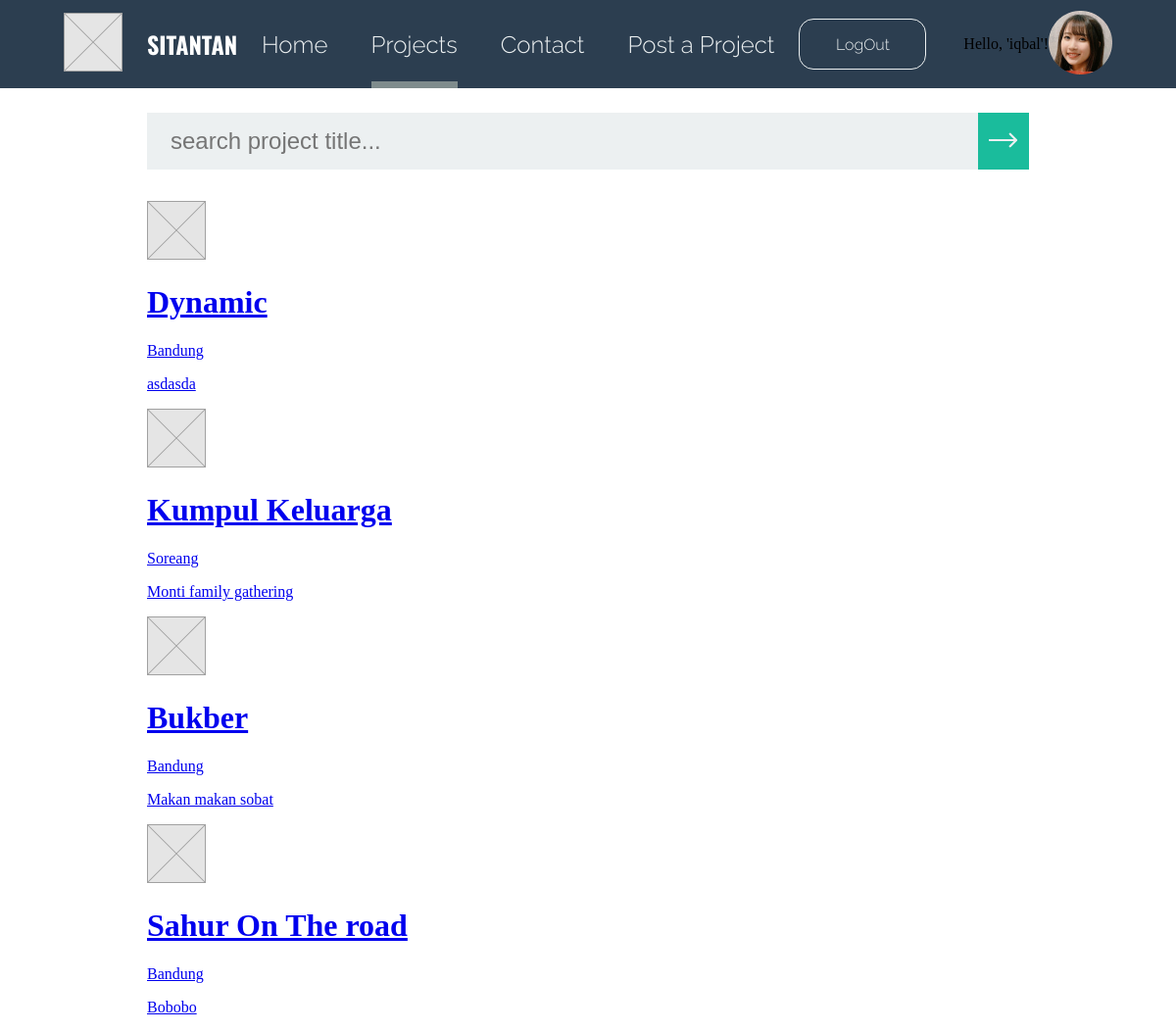
/projects.php (signed in), run on the app's committed database.
### tables this page shows
CREATE TABLE `tb_project` (
  `id_project` int(11) NOT NULL,
  `id_owner` int(11) NOT NULL,
  `status` int(2) NOT NULL,
  `end_date` date DEFAULT NULL,
  `title` varchar(50) NOT NULL,
  `location` varchar(50) NOT NULL,
  `category` varchar(20) NOT NULL,
  `date_project` date NOT NULL,
  `description` varchar(256) NOT NULL
);

### conf.php (called while the page is built)
<?php
$db_host = "localhost";
$db_user = "root";
$db_password = "";
$db_name = "db_tubes_rpl";
 ?>

### includes/DB.class.php (called while the page is built, shortened)
<?php
class DB{
	var $db_host = '';
	var $db_user = '';
	var $db_password = '';
	var $db_name = '';
	var $db_link = '';
	var $result = 0;
	function DB($db_host='', $db_user='', $db_password='', $db_name=''){
		$this->db_host = $db_host;
		$this->db_user = $db_user;
		$this->db_password = $db_password;
		$this->db_name = $db_name;
	}
	function open(){
		$this->db_link = mysqli_connect($this->db_host, $this->db_user, $this->db_password, $this->db_name);
	}
	function execute($query=""){
		$this->result = mysqli_query($this->db_link, $query);
		return $this->result;
	}
	function getResult(){
		return mysqli_fetch_array($this->result);
	}
}
 ?>

### includes/Task.class.php (called while the page is built, shortened)
<?php
class Task extends DB{
	function getActiveProject(){
		$query = "SELECT * FROM tb_project WHERE status = 1";
		return $this->execute($query);
	}
}
?>

### projects.php (the view, shortened to what this page needs)
<?php
include("conf.php");
include("includes/DB.class.php");
include("includes/Task.class.php");
$otask = new Task($db_host, $db_user, $db_password, $db_name);
$otask->open();
if( isset($_POST['sort'])){
    $word = $_POST['search'];
    $otask->getFilteredActiveProject($word);
}else{
    $otask->getActiveProject();
}
$data = null;
while (list($id_project, $id_owner, $status, $end_date, $title, $location, $category, $date_project, $desc) = $otask->getResult()) {
    $data .= "<div class='prj-box'>".
        "<a href='projectdetail.php?id_project=".$id_project. "'>".
            "<div class='prj-title'>".
                "<img src='img/header/rectangle.png' alt=''>".
                "<div class='judul'>".
                    "<h1>".$title."</h1>".
                    "<p>".$location."</p>".
                "</div>".
            "</div>".
            "<div class='prj-desc'>".
                "<p>".$desc."</p>".
            "</div>".
        "</a>".
    "</div>";
}
if(isset($_SESSION['username'])){
    $nama = $_SESSION['username'];
    $profilDefault = "<div class='btn-profile'>
    <a href='logout.php'>LogOut</a>
    </div>
    <p>Hello, '$nama'!</p>
    <div class='profile-container'>
        <a href='editprofile.php'><img src='img/header/rira.png'></a>
    </div>";
}

### skin/style-projects.css (style rules this page uses)
body { margin: 0 auto; }
.header { height: 90px; background-color: #2C3E50; }
.header-container { margin-right: 65px; margin-left: 65px; display: flex; justify-content: space-between; }
.nav { height: 90px; display: flex; align-items: center; }
.nav-container { display: flex; justify-content: center; height: 90px; }
.nav-btn { margin-right: 22px; margin-left: 22px; display: flex; align-items: center; }
.nav-btn a { text-decoration: none; color: #ECF0F1; font-size: 24px; font-family: Raleway; font-weight: 300; }
.nav-btn[target] { border-bottom: 7px solid #7F8C8D; padding-top: 7px; }
.profile { display: flex; align-items: center; }
.profile-container { display: flex; }
.btn-profile, .btn-profile2 { width: 128px; height: 50px; display: flex; align-items: center; justify-content: center; border-radius: 15px; }
.btn-profile { border: 1px solid #ECF0F1; margin-right: 38px; }
.btn-profile2 a, .btn-profile a { color: #ECF0F1; font-size: 16px; text-decoration: none; font-weight: 300; font-family: Raleway; }
.logo { display: flex; align-items: center; }
.logo-container { display: flex; align-items: center; }
.logo-name p { color: white; font-weight: bold; font-size: 24px; font-family: Oswald; }
.logo-name { margin-left: 25px; }
.main-container { margin-left: 150px; margin-right: 150px; display: flex; flex-direction: column; color: #2C3E50; width: 100%; height: 100%; margin-top: 50px; }
.main { display: flex; align-items: center; height: calc(100vh - 90px); }
.search-bar { display: flex; width: 100%; margin-bottom: 32px; }
.search-bar button { background-color: #1ABC9C; border: none; width: 56px; cursor: pointer; }
.search-bar input { width: 100%; height: 56px; color: #2C3E50; background-color: #ECF0F1; font-size: 24px; border: none; padding-left: 24px; }

### data on the page
tb_project: title "Dynamic", location "Bandung", description "asdasda"
tb_project: title "Kumpul Keluarga", location "Soreang", description "Monti family gathering"
tb_project: title "Bukber", location "Bandung", description "Makan makan sobat"
tb_project: title "Sahur On The road", location "Bandung", description "Bobobo"

### other printed values
$nama "iqbal"
